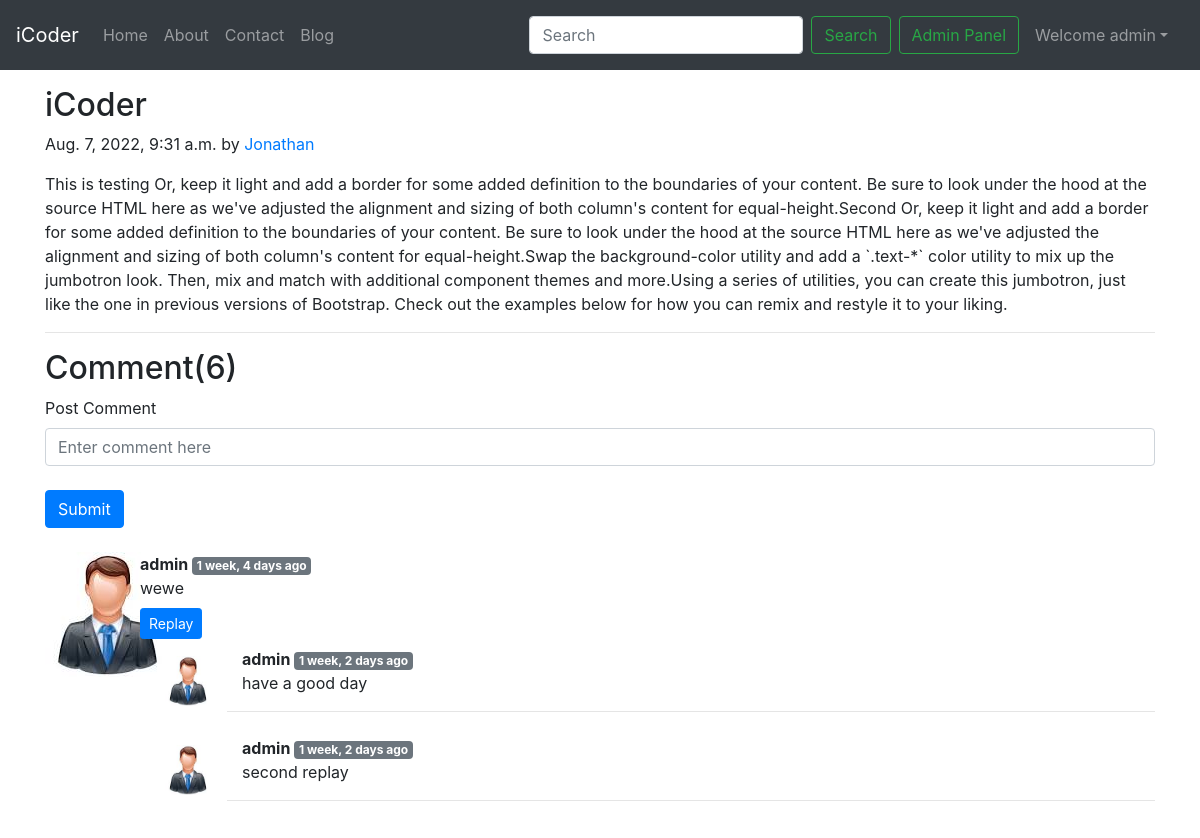
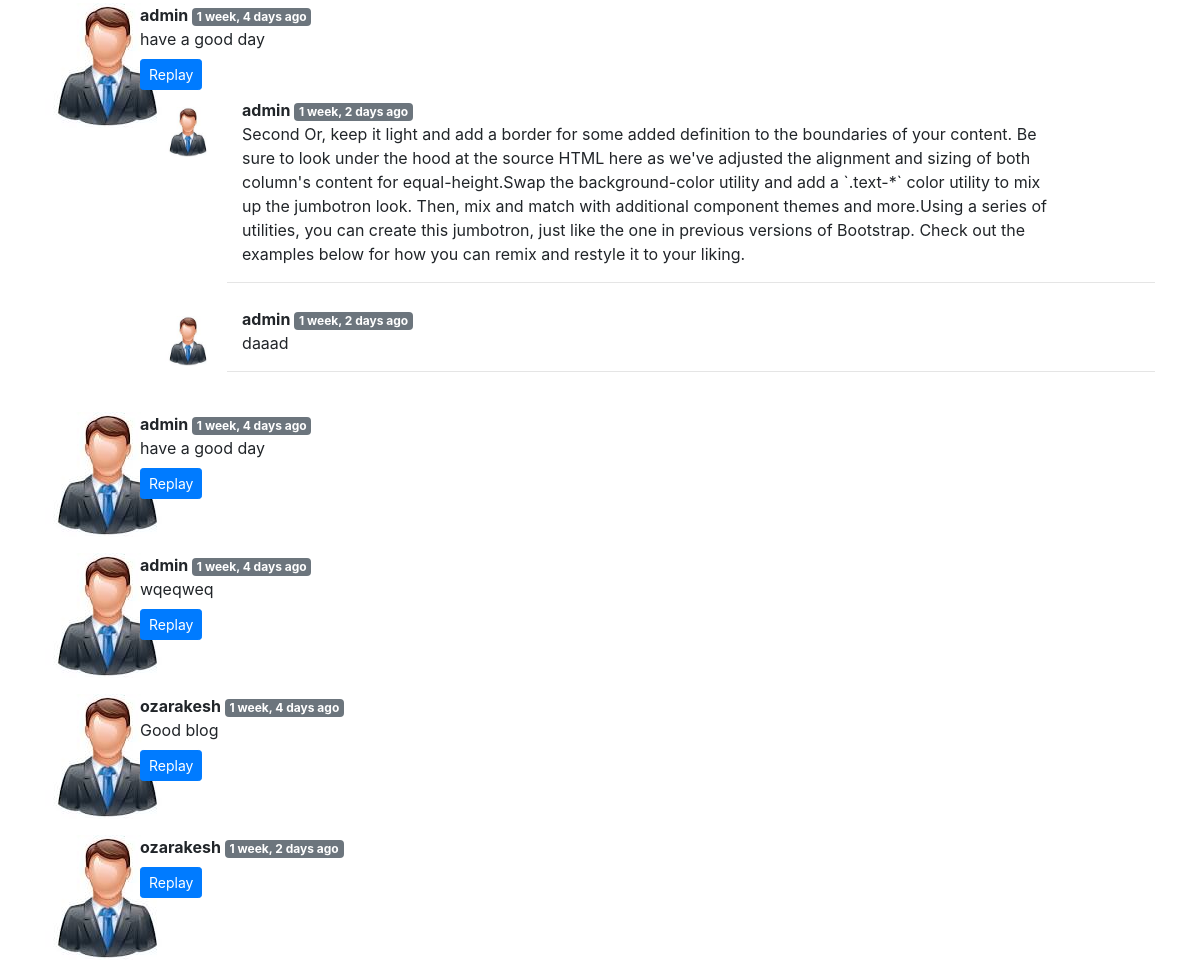
The app's page /blog/first_post (signed in) with its own data (2 pictures, top to bottom).
### blog/models.py (models this page shows, shortened)
class Post(models.Model):
    sno = models.AutoField(primary_key=True)
    title = models.CharField(max_length=50)
    content = models.TextField()
    author = models.CharField(max_length=13)
    slug= models.CharField(max_length=130)
    timestamp = models.DateTimeField(blank=True)

class blogComment(models.Model):
    sno = models.AutoField(primary_key=True)
    comment = models.TextField()
    user = models.ForeignKey(User,on_delete=models.CASCADE)
    post = models.ForeignKey(Post,on_delete=models.CASCADE)
    parent = models.ForeignKey('self',on_delete=models.CASCADE,null=True)
    timestamp = models.DateTimeField(default=now)

### blog/views.py (the view)
# urls.py: path('<str:slug>',views.blogpost,name = "blogpost"),
def blogpost(request,slug):
    post = Post.objects.filter(slug=slug).first()
    comments= blogComment.objects.filter(post=post, parent=None)
    replies= blogComment.objects.filter(post=post).exclude(parent=None)
    replyDict={}
    for reply in replies:
        if reply.parent.sno not in replyDict.keys():
            replyDict[reply.parent.sno]=[reply]
        else:
            replyDict[reply.parent.sno].append(reply)
    context={'post':post, 'comments': comments, 'user': request.user, 'replyDict': replyDict}
    return render(request,'blog/blogpost.html',context)

### blog/templatetags/extras.py (called while the page is built)
@register.filter(name='get_val')
def get_val(dict, key):
    return dict.get(key)

### templates/blog/blogpost.html (shortened to what this page needs)
{% extends 'base.html' %}
{% block body %}
{% load humanize %}
{% load extras %}
<div class="container my-3">
  <h2 class="blog-post-title">{{post.title}}</h2>
  <p class="blog-post-meta">{{post.timestamp}} by <a href="' %}">{{post.author}}</a></p>
  <p>{{post.content|safe}}</p>
  <hr>
</div>
<div class="container">
  <h2>Comment({{comments.count}})</h2>
  <div class="my-2">
    {% if user.is_authenticated %}
    <form action="/blog/postComment" method="post">
      <div class="form-group">
        <label for="comment">Post Comment</label>
        <input type="text" class="form-control" name="comment" placeholder="Enter comment here">
      </div>
      <button type="submit" class="btn btn-primary my-2">Submit</button>
    </form>
    {% else %}
    Please login to post a comment
    {% endif %}
  </div>
  {% for comment in comments %}
  <div class="row my-3">
    <div class="col-md-1">
      <img src="/static/user.jpg" alt="" srcset="">
    </div>
    <div class="col-md-11"><b> {{comment.user.username }} </b> <span
        class="badge badge-secondary">{{comment.timestamp|naturaltime}} </span>
      <div>{{comment.comment}} </div>
      <div class="replay">
        {% if user.is_authenticated %}
        <button class="btn btn-primary btn-sm mt-2" type="button" data-toggle="collapse" data-target="#replay{{comment.sno}}"
          aria-expanded="false" aria-controls="replay{{comment.sno}}">
          Replay
        </button>
        {% else %}
        <button class="btn btn-primary btn-sm" type="button" data-toggle="collapse" data-target="#replay{{comment.sno}}"
          aria-expanded="false" aria-controls="replay{{comment.sno}}" disabled>
          Login to reply
        </button>
        {% endif %}
        <div class="replies my-2">
          {% for reply in replyDict|get_val:comment.sno %}
          <div class="row my-2">
            <div class="col-md-1">
              <img class="image" src="/static/user.jpg" alt="" srcset="" style="
    margin-top: 9px;
    height: 50px;
    width: 46px;
    margin-left: 25px;
">
            </div>
            <div class="col-md-11">
              <div class="col-md-11 ">
                <b> {{reply.user.username}} </b> <span
                  class="badge badge-secondary ">{{reply.timestamp| naturaltime}}</span>
                <div>{{reply.comment}}</div>
              </div>
              <hr>
            </div>
          </div>
          {% endfor %}
        </div>
      </div>
    </div>
  </div>
  {% endfor %}
</div>
{% endblock %}

### templates/base.html (shortened to what this page needs)
<!doctype html>
<html lang="en">
<head>
  <link rel="stylesheet" href="https://cdn.jsdelivr.net/npm/bootstrap@4.6.2/dist/css/bootstrap.min.css"
>
</head>
<body>
  <div class="container-fluid px-0">
    <nav class="navbar navbar-expand-lg navbar-dark bg-dark">
      <a class="navbar-brand" href="/">iCoder</a>
      <div class="collapse navbar-collapse" id="navbarScroll">
        <ul class="navbar-nav mr-auto my-2 my-lg-0 navbar-nav-scroll" style="max-height: 100px;">
          <li class="nav-item {% block homeactive %}{% endblock homeactive %}">
            <a class="nav-link" href="{% url 'home' %}">Home <span class="sr-only">(current)</span></a>
          </li>
          <li class="nav-item {% block aboutactive %}{% endblock aboutactive %}">
            <a class="nav-link" href="{% url 'about' %}">About</a>
          </li>
          <li class="nav-item {% block contactactive %}{% endblock contactactive %}">
            <a class="nav-link" href="{% url 'contact' %}">Contact</a>
          </li>
          <li class="nav-item {% block blogactive %}{% endblock blogactive %}">
            <a class="nav-link" href="{% url 'bloghome' %}">Blog</a>
          </li>
        </ul>
        <form class="d-flex" method="get" action="/search">
          <input class="form-control mr-2" name='search' type="search" placeholder="Search" aria-label="Search">
          <button class="btn btn-outline-success" type="submit">Search</button>
        </form>
        <a href="/admin" target="_blank" class="btn btn-outline-success m-2" role="button">Admin Panel</a>
        {% if user.is_authenticated %}
        <ul class="navbar-nav mr-2">
          <li class="nav-item dropdown">
            <a class="nav-link dropdown-toggle" href='#' id="navbarDropdown" role="button" data-toggle="dropdown">
              Welcome {{request.user}}</a>
          </li>
        </ul>
      </div>
      {% endif %}
    </nav>
  </div>
  {% block body %}{% endblock body %}
</body>
</html>

### records on screen
Post: title "iCoder", timestamp "Aug. 7, 2022, 9:31 a.m.", author "Jonathan", content "This is testing Or, keep it light and add a border for some added definition to the boundaries of your content. Be sure to look under the hood at the source HTML here as we've adjusted the alignment and sizing of both column's content for equal-height.Second Or, keep it light and add a border for some added definition to the boundaries of your content. Be sure to look under the hood at the source HTML here as we've adjusted the alignment and sizing of both column's content for equal-height.Swap the background-color utility and add a `.text-*` color utility to mix up the jumbotron look. Then, mix and match with additional component themes and more.Using a series of utilities, you can create…"
blogComment: user.username "admin", timestamp "1 week, 4 days ago", comment "wewe"
blogComment: user.username "admin", timestamp "1 week, 2 days ago", comment "have a good day"
blogComment: user.username "admin", timestamp "1 week, 2 days ago", comment "second replay"
blogComment: user.username "admin", timestamp "1 week, 4 days ago", comment "have a good day"
blogComment: user.username "admin", timestamp "1 week, 2 days ago", comment "Second Or, keep it light and add a border for some added definition to the boundaries of your content. Be sure to look under the hood at the source HTML here as we've adjusted the alignment and sizing of both column's content for equal-height.Swap the background-color utility and add a `.text-*` color utility to mix up the jumbotron look. Then, mix and match with additional component themes and more.Using a series of utilities, you can create this jumbotron, just like the one in previous versions of Bootstrap. Check out the examples below for how you can remix and restyle it to your liking."
blogComment: user.username "admin", timestamp "1 week, 2 days ago", comment "daaad"
blogComment: user.username "admin", timestamp "1 week, 4 days ago", comment "have a good day"
blogComment: user.username "admin", timestamp "1 week, 4 days ago", comment "wqeqweq"
blogComment: user.username "ozarakesh", timestamp "1 week, 4 days ago", comment "Good blog"
blogComment: user.username "ozarakesh", timestamp "1 week, 2 days ago"

### other values on screen
{{ request.user }} "admin"
{{ comments.count }} "6"
